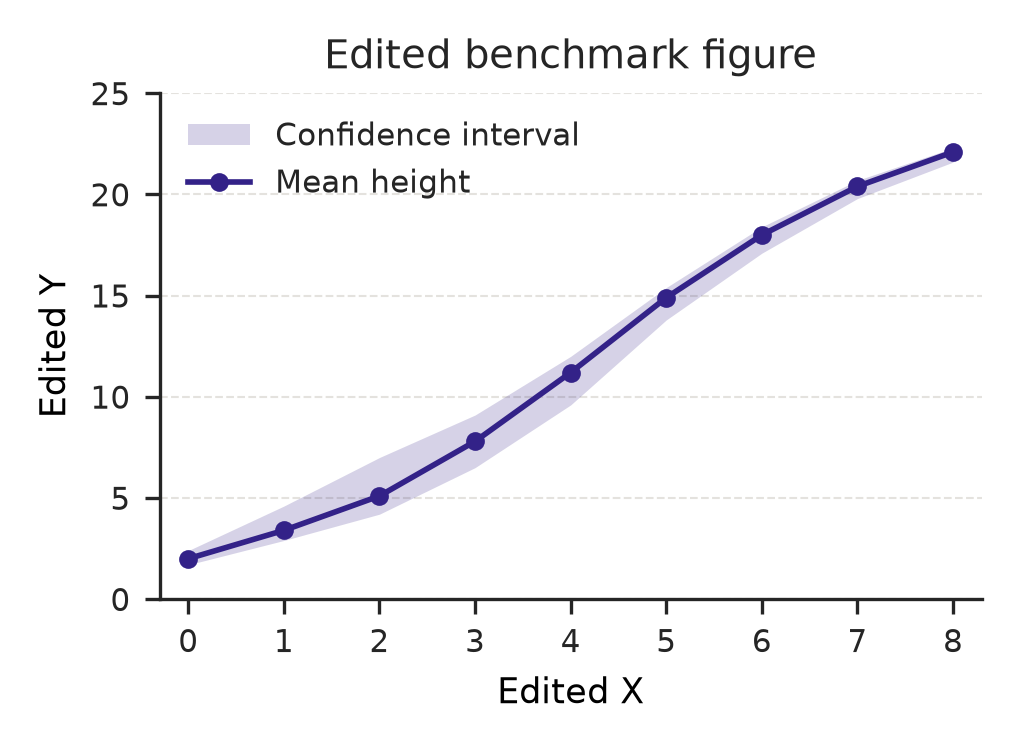

Write Python code to recreate this figure.
import matplotlib.pyplot as plt
import pandas as pd
from pathlib import Path

# Load data
data_path = Path(__file__).parent / 'data.csv'
df = pd.read_csv(data_path)

# Publication styling (Signal paper profile)
plt.rcParams.update({
    'font.family': 'sans-serif',
    'font.sans-serif': ['DejaVu Sans', 'Arial', 'Helvetica'],
    'font.size': 8.5,
    'axes.labelsize': 8.5,
    'axes.titlesize': 9.5,
    'xtick.labelsize': 7.5,
    'ytick.labelsize': 7.5,
    'legend.fontsize': 7.5,
    'figure.dpi': 300,
    'savefig.dpi': 300,
    'axes.spines.top': False,
    'axes.spines.right': False,
    'axes.edgecolor': '#252525',
    'axes.linewidth': 0.8,
    'xtick.color': '#252525',
    'ytick.color': '#252525',
    'text.color': '#252525',
})

# Create figure
fig, ax = plt.subplots(figsize=(3.4, 2.5))

# Colors
primary_color = '#332288'
band_color = '#332288'

# Plot confidence interval band
ax.fill_between(
    df['week'],
    df['ci_low'],
    df['ci_high'],
    color=band_color,
    alpha=0.2,
    linewidth=0,
    label='Confidence interval',
)

# Plot mean trajectory with points
ax.plot(
    df['week'],
    df['mean_height_cm'],
    color=primary_color,
    linewidth=1.35,
    marker='o',
    markersize=4.5,
    markerfacecolor=primary_color,
    markeredgecolor='none',
    label='Mean height',
)

# Configure axes
ax.set_title('Edited benchmark figure')
ax.set_xlabel('Edited X')
ax.set_ylabel('Edited Y')
ax.set_xticks(df['week'])
ax.set_xlim(-0.3, 8.3)
ax.set_ylim(0, 25)

# Add subtle horizontal grid for legibility in print
ax.yaxis.grid(True, linestyle='--', linewidth=0.5, color='#D9D7D0', alpha=0.7)
ax.set_axisbelow(True)

# Legend
ax.legend(frameon=False, loc='upper left')

# Layout and save
fig.tight_layout()
output_path = Path(__file__).parent / 'plot.png'
output_path = Path(__file__).parent / 'edited_plot.png'
fig.savefig(output_path, dpi=300)
plt.close(fig)
